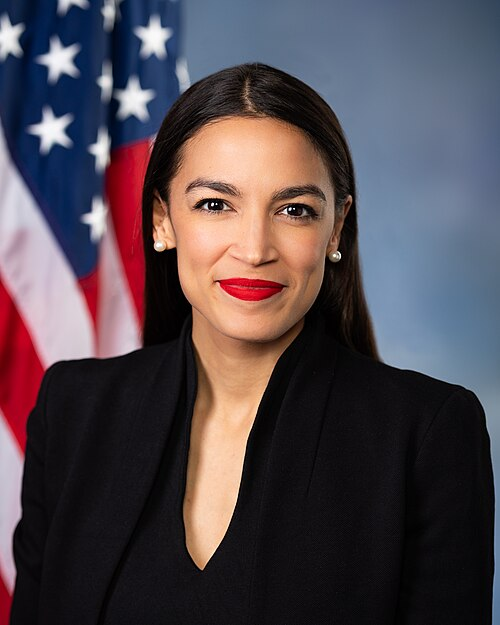
#> input picture connections-social/data/profiles/Alexandria Ocasio-Cortez/Alexandria Ocasio-Cortez 1.jpg, 500 x 625 px
$ python -i download_group_photos_coverage.py   (imports and definitions only)   (older library calls are emulated)
#> lines starting #> are read from the running program, lines starting #| are printed output that depends on the picture; after the words box and inside, x2 and y2 are one past the last pixel; in counts of white or black regions, pixels touching at a corner belong together
#> further down, picture is the input picture: shape (625, 500, 3); mean B, G, R 78.6, 71.4, 81.4
import os
import sys
import json
import argparse
import time
import requests
import hashlib
import cv2
import numpy as np
import shutil
import random
from datetime import datetime
from insightface.app import FaceAnalysis

# --- Configuration ---
BASE_DIR = os.path.dirname(os.path.dirname(os.path.abspath(__file__)))
PROFILES_DIR = os.path.join(BASE_DIR, 'data', 'profiles')
INGEST_DIR = os.path.join(BASE_DIR, 'data', 'ingest')
REJECTED_DIR = os.path.join(INGEST_DIR, 'rejected')
ARTIFACTS_DIR = os.path.join(BASE_DIR, 'artifacts')
REPORT_PATH = os.path.join(ARTIFACTS_DIR, 'group_download_report.json')

MODEL_NAME = 'buffalo_l'
DET_SIZE = (640, 640)
USER_AGENT = "GeminiCLI/1.0 (bot)"

# --- Data Definitions ---
ALL_IDENTITIES = [
    "Alexandria Ocasio-Cortez", "Allen Iverson", "Andre Iguodala", "Angelina Jolie", "Anthony Edwards",
    "Ariana Grande", "Barack Obama", "Barack Obama Sr", "Benedict Cumberbatch", "Beyonce", "Bill Clinton",
    "Billie Eilish", "Brad Pitt", "Brie Larson", "Cardi B", "Chadwick Boseman", "Chris Evans",
    "Chris Hemsworth", "Chris Rock", "Cristiano Ronaldo", "Donald Trump", "Drake", "Draymond Green",
    "Dua Lipa", "Dwayne Johnson", "Dwyane Wade", "Elon Musk", "Emma Stone", "Gavin Newsom",
    "Giannis Antetokounmpo", "Hailee Steinfeld", "Hillary Clinton", "J Cole", "JD Vance", "Jay-Z",
    "Jaylen Brown", "Jayson Tatum", "Jeff Bezos", "Jennifer Lawrence", "Jill Biden", "Joe Biden",
    "Joel Embiid", "Justin Bieber", "Kamala Harris", "Kanye West", "Kendrick Lamar", "Kevin Durant",
    "Kevin Hart", "Klay Thompson", "Kobe Bryant", "Larry Bird", "LeBron James", "Leonardo DiCaprio",
    "Lionel Messi", "Luka Doncic", "Magic Johnson", "Margot Robbie", "Mark Ruffalo", "Mark Zuckerberg",
    "Michael B Jordan", "Michael Jackson", "Michael Jordan", "Michelle Obama", "Mike Pence",
    "Mitch McConnell", "Nancy Pelosi", "Natalie Portman", "Nicki Minaj", "Nikola Jokic", "Oprah Winfrey",
    "Paul Rudd", "Post Malone", "Rihanna", "Robert Downey Jr", "Roger Federer", "Ron DeSantis",
    "Ryan Gosling", "Sam Altman", "Scarlett Johansson", "Serena Williams", "Shaquille O'Neal",
    "Stephen Curry", "Sundar Pichai", "Sydney Sweeney", "Taylor Swift", "The Weeknd", "Tiger Woods",
    "Tim Cook", "Tim Duncan", "Timothee Chalamet", "Tom Brady", "Tom Hiddleston", "Tom Holland",
    "Travis Scott", "Will Smith", "Zendaya"
]

CLUSTERS = {
    "NBA-A": ["Stephen Curry", "Klay Thompson", "Draymond Green", "Andre Iguodala", "Kevin Durant"],
    "NBA-B": ["LeBron James", "Kevin Durant", "Stephen Curry", "Giannis Antetokounmpo", "Luka Doncic", "Nikola Jokic", "Joel Embiid", "Jayson Tatum", "Jaylen Brown", "Anthony Edwards"],
    "NBA-C": ["Michael Jordan", "Magic Johnson", "Larry Bird", "Kobe Bryant", "Shaquille O'Neal", "Tim Duncan", "Dwyane Wade"],
    "Sports-other": ["Lionel Messi", "Cristiano Ronaldo", "Serena Williams", "Roger Federer", "Tiger Woods"],
    "Marvel": ["Robert Downey Jr", "Chris Evans", "Scarlett Johansson", "Chris Hemsworth", "Mark Ruffalo", "Brie Larson", "Chadwick Boseman", "Natalie Portman", "Tom Holland", "Zendaya", "Tom Hiddleston", "Benedict Cumberbatch", "Paul Rudd"],
    "Hollywood": ["Leonardo DiCaprio", "Brad Pitt", "Angelina Jolie", "Emma Stone", "Jennifer Lawrence", "Ryan Gosling", "Margot Robbie", "Will Smith", "Kevin Hart", "Oprah Winfrey", "Sydney Sweeney", "Hailee Steinfeld", "Dwayne Johnson"],
    "Music": ["Taylor Swift", "Ariana Grande", "Justin Bieber", "Billie Eilish", "Dua Lipa", "Rihanna", "Beyonce", "Jay-Z", "Drake", "The Weeknd", "Nicki Minaj", "Cardi B", "Post Malone", "Travis Scott", "Kanye West", "Kendrick Lamar", "J Cole", "Michael Jackson"],
    "US Politics-Dem": ["Barack Obama", "Michelle Obama", "Joe Biden", "Jill Biden", "Kamala Harris", "Hillary Clinton", "Bill Clinton", "Nancy Pelosi", "Mitch McConnell", "Alexandria Ocasio-Cortez", "Gavin Newsom"],
    "US Politics-GOP": ["Donald Trump", "Mike Pence", "JD Vance", "Ron DeSantis", "Mitch McConnell"],
    "Tech": ["Elon Musk", "Jeff Bezos", "Mark Zuckerberg", "Tim Cook", "Sundar Pichai", "Sam Altman"]
}

# --- Utilities ---

# [5 lines left out: function ensure_dirs, not called in this run]

def get_file_hash(content):
    return hashlib.md5(content).hexdigest()

# --- Search Providers ---

# [93 lines left out: functions search_serpapi, search_bing, search_brave, is_split_screen, not called in this run]

def is_text_heavy(img):
    # Check top 20% and bottom 20% for high edge density
    gray = cv2.cvtColor(img, cv2.COLOR_BGR2GRAY)
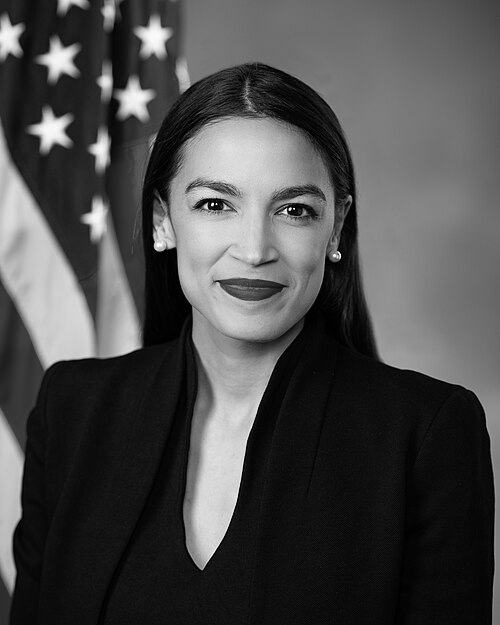
#> gray: shape (625, 500); min 0, max 255, mean 75.2
    h, w = gray.shape
#> h = 625; w = 500

    top_band = gray[0:int(h*0.2), :]
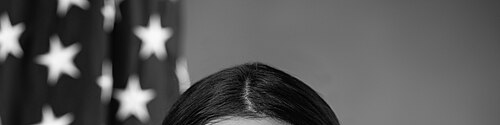
#> top_band: shape (125, 500); min 0, max 250, mean 86.8
    bottom_band = gray[int(h*0.8):h, :]
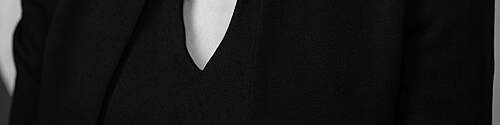
#> bottom_band: shape (125, 500); min 0, max 247, mean 25.7

    def get_edge_density(roi):
        edges = cv2.Canny(roi, 100, 200)
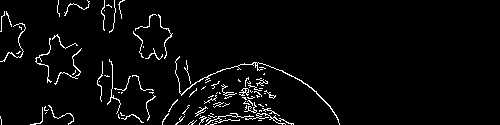
#> edges: shape (125, 500); 3.7% white in thin lines or dots, all inside (x1, y1, x2, y2) = (0, 0, 340, 125)
        non_zero = cv2.countNonZero(edges)
#> non_zero = 2305
        area = roi.shape[0] * roi.shape[1]
#> area = 62500
        if area == 0: return 0
        return non_zero / area

    top_density = get_edge_density(top_band)
#> top_density = 0.0369
    bottom_density = get_edge_density(bottom_band)
#> in get_edge_density (call 2), `edges = cv2.Canny(roi, 100, 200)`:
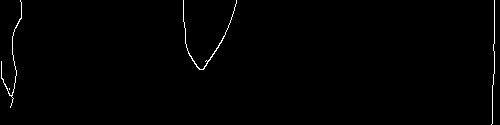
#> edges: shape (125, 500); 0.74% white in thin lines or dots
#> in get_edge_density (call 2), `non_zero = cv2.countNonZero(edges)`: non_zero = 462
#> bottom_density = 0.00739

    # Threshold: text creates lots of edges
    return top_density > 0.15 or bottom_density > 0.15

# [288 lines left out: functions check_faces, main, not called in this run]

# [2 lines not run here, left out]

>>> import cv2
>>> picture = cv2.imread('../../connections-social/data/profiles/Alexandria Ocasio-Cortez/Alexandria Ocasio-Cortez 1.jpg')
>>> result = is_text_heavy(picture)
#> result = False
